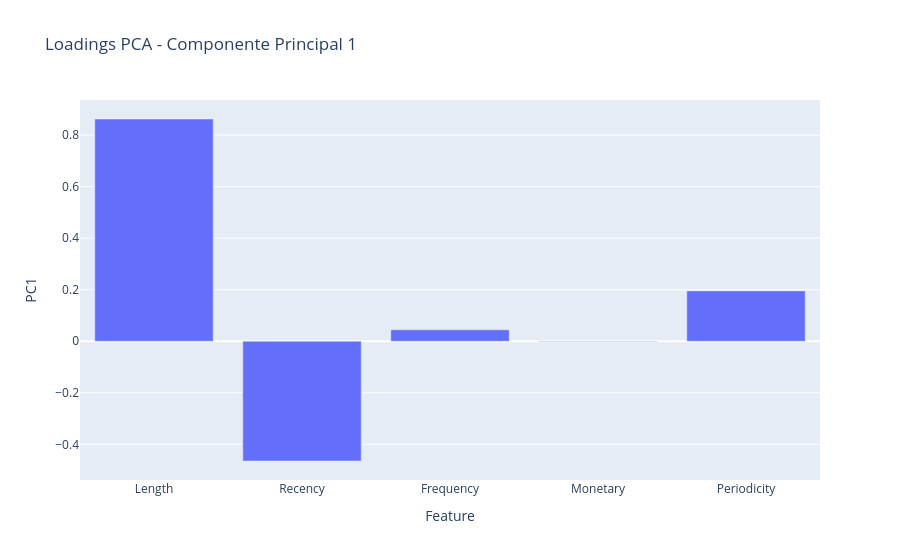
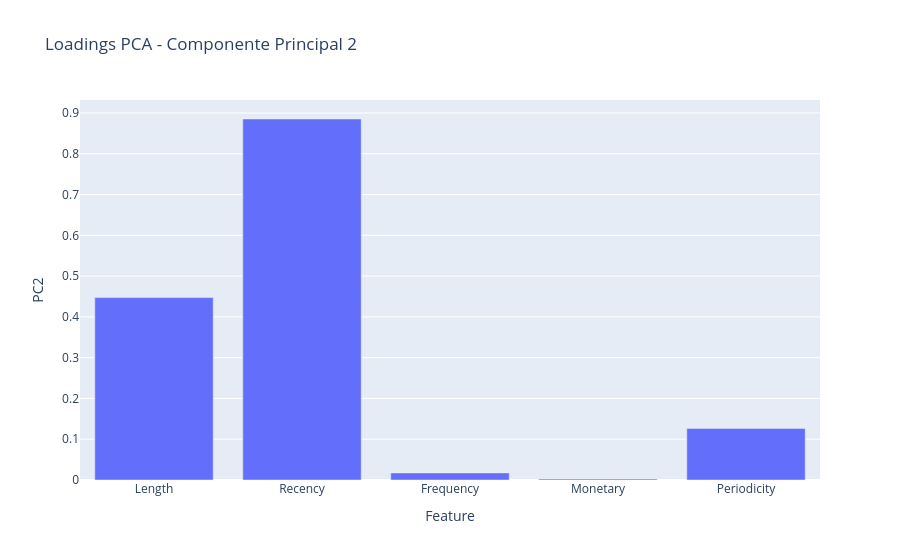

The code cell stored with these charts, in order, in its notebook:
### Code cell
#GRAFICAR
loadings_plot = loadings.reset_index().rename(columns={"index": "Feature"})

fig_pc1 = px.bar(
    loadings_plot,
    x="Feature",
    y="PC1",
    title="Loadings PCA - Componente Principal 1"
)

fig_pc1.show()

fig_pc2 = px.bar(
    loadings_plot,
    x="Feature",
    y="PC2",
    title="Loadings PCA - Componente Principal 2"
)

fig_pc2.show()

### Figure 1 — Plotly figure (JSON) as saved in the notebook; plotly's stock layout.template omitted (floating-point values rounded to 4 significant figures)
{"data": [{"hovertemplate": "Feature=%{x}<br>PC1=%{y}<extra></extra>", "legendgroup": "", "marker": {"color": "#636efa", "pattern": {"shape": ""}}, "name": "", "orientation": "v", "showlegend": false, "textposition": "auto", "type": "bar", "x": ["Length", "Recency", "Frequency", "Monetary", "Periodicity"], "xaxis": "x", "y": [0.8625, -0.4646, 0.04453, -0.00145, 0.1955], "yaxis": "y"}], "layout": {"barmode": "relative", "legend": {"tracegroupgap": 0}, "title": {"text": "Loadings PCA - Componente Principal 1"}, "xaxis": {"anchor": "y", "domain": [0, 1], "title": {"text": "Feature"}}, "yaxis": {"anchor": "x", "domain": [0, 1], "title": {"text": "PC1"}}}}

### Figure 2 — Plotly figure (JSON) as saved in the notebook; plotly's stock layout.template omitted (floating-point values rounded to 4 significant figures)
{"data": [{"hovertemplate": "Feature=%{x}<br>PC2=%{y}<extra></extra>", "legendgroup": "", "marker": {"color": "#636efa", "pattern": {"shape": ""}}, "name": "", "orientation": "v", "showlegend": false, "textposition": "auto", "type": "bar", "x": ["Length", "Recency", "Frequency", "Monetary", "Periodicity"], "xaxis": "x", "y": [0.4472, 0.8853, 0.01729, 0.002559, 0.1265], "yaxis": "y"}], "layout": {"barmode": "relative", "legend": {"tracegroupgap": 0}, "title": {"text": "Loadings PCA - Componente Principal 2"}, "xaxis": {"anchor": "y", "domain": [0, 1], "title": {"text": "Feature"}}, "yaxis": {"anchor": "x", "domain": [0, 1], "title": {"text": "PC2"}}}}
